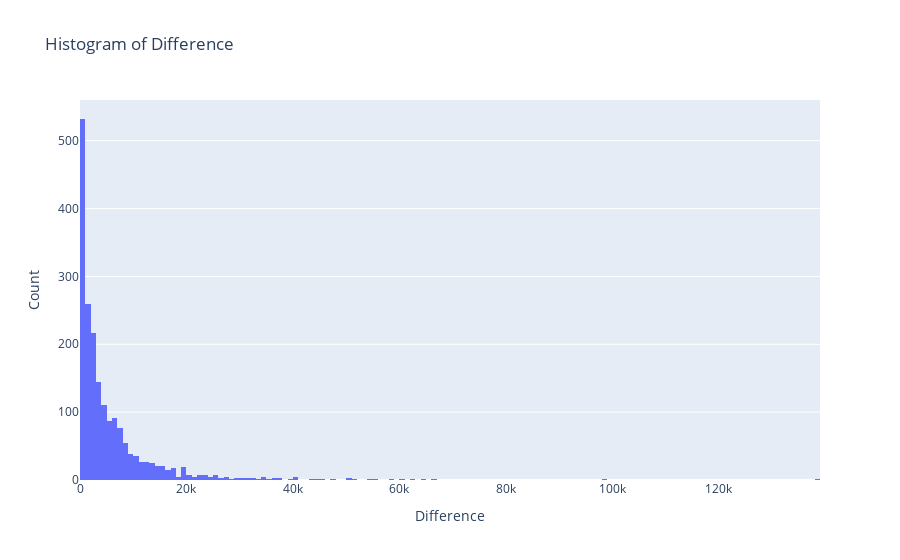

Here is the notebook cell this chart was saved with:
### Markdown cell above
**para espectro y pds**
* tomar ventanas de 2 segundos, 2k muestras y a eso sacar el espectro de potencia y el espectograma y promediarlos para ver su diferencia con el espectograma y el espectro de potencia de la señal completa.

**finalizar tesis**
* entrenar algoritmo de clasificación para encontrar los defectos en otros lados
* entrenar algoritmo de predicción

**otras cosas que usar**
* caracterizar la señal bruta y la señal sin defecto. Estudiar espectro, psd, etc.
* estudiar cosas que digo que son raras, los defectos tiempo vida medio, tiempo entre defecto, si se aumenta la amplitud de la señal, se aumenta la cantidad de defectos, etc.
* agregar un shaker para tener otra señal de referencia y ver si el modelo puede encontrar los defectos en esta nueva señal y si reconoce otras cosas.

### Code cell
fig = go.Figure(data=[go.Histogram(x=all_taus['app_time'])])
fig.update_layout(title='Histogram of Difference', xaxis_title='Difference', yaxis_title='Count')
fig.show()

### Figure 1 — Plotly figure (JSON) as saved in the notebook; plotly's stock layout.template omitted (floating-point values rounded to 4 significant figures; data arrays with more than 128 entries replaced by an {"elided": "..."} marker saying what was removed)
{"data": [{"type": "histogram", "x": {"elided": "1938 int values"}}], "layout": {"title": {"text": "Histogram of Difference"}, "xaxis": {"title": {"text": "Difference"}}, "yaxis": {"title": {"text": "Count"}}}}
